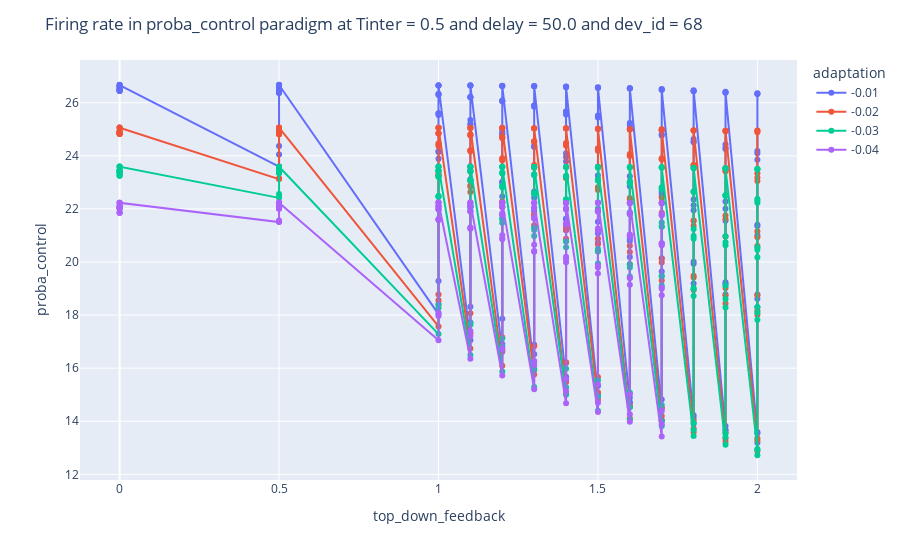

Notebook code cell kept with this figure:
### Code cell
fig = px.line(df_temp, x = 'top_down_feedback', y = 'proba_control', color = 'adaptation', markers = True)
fig.update_layout(title = 'Firing rate in proba_control paradigm at Tinter = 0.5 and delay = 50.0 and dev_id = 68')
fig.show()

### Figure 1 — Plotly figure (JSON) as saved in the notebook; plotly's stock layout.template omitted (floating-point values rounded to 4 significant figures; data arrays with more than 128 entries replaced by an {"elided": "..."} marker saying what was removed)
{"data": [{"hovertemplate": "adaptation=-0.01<br>top_down_feedback=%{x}<br>proba_control=%{y}<extra></extra>", "legendgroup": "-0.01", "line": {"color": "#636efa", "dash": "solid"}, "marker": {"symbol": "circle"}, "mode": "markers+lines", "name": "-0.01", "orientation": "v", "showlegend": true, "type": "scatter", "x": {"elided": "195 float values"}, "xaxis": "x", "y": {"elided": "195 float values"}, "yaxis": "y"}, {"hovertemplate": "adaptation=-0.02<br>top_down_feedback=%{x}<br>proba_control=%{y}<extra></extra>", "legendgroup": "-0.02", "line": {"color": "#EF553B", "dash": "solid"}, "marker": {"symbol": "circle"}, "mode": "markers+lines", "name": "-0.02", "orientation": "v", "showlegend": true, "type": "scatter", "x": {"elided": "195 float values"}, "xaxis": "x", "y": {"elided": "195 float values"}, "yaxis": "y"}, {"hovertemplate": "adaptation=-0.03<br>top_down_feedback=%{x}<br>proba_control=%{y}<extra></extra>", "legendgroup": "-0.03", "line": {"color": "#00cc96", "dash": "solid"}, "marker": {"symbol": "circle"}, "mode": "markers+lines", "name": "-0.03", "orientation": "v", "showlegend": true, "type": "scatter", "x": {"elided": "195 float values"}, "xaxis": "x", "y": {"elided": "195 float values"}, "yaxis": "y"}, {"hovertemplate": "adaptation=-0.04<br>top_down_feedback=%{x}<br>proba_control=%{y}<extra></extra>", "legendgroup": "-0.04", "line": {"color": "#ab63fa", "dash": "solid"}, "marker": {"symbol": "circle"}, "mode": "markers+lines", "name": "-0.04", "orientation": "v", "showlegend": true, "type": "scatter", "x": {"elided": "150 float values"}, "xaxis": "x", "y": {"elided": "150 float values"}, "yaxis": "y"}], "layout": {"legend": {"title": {"text": "adaptation"}, "tracegroupgap": 0}, "margin": {"t": 60}, "title": {"text": "Firing rate in proba_control paradigm at Tinter = 0.5 and delay = 50.0 and dev_id = 68"}, "xaxis": {"anchor": "y", "domain": [0, 1], "title": {"text": "top_down_feedback"}}, "yaxis": {"anchor": "x", "domain": [0, 1], "title": {"text": "proba_control"}}}}
